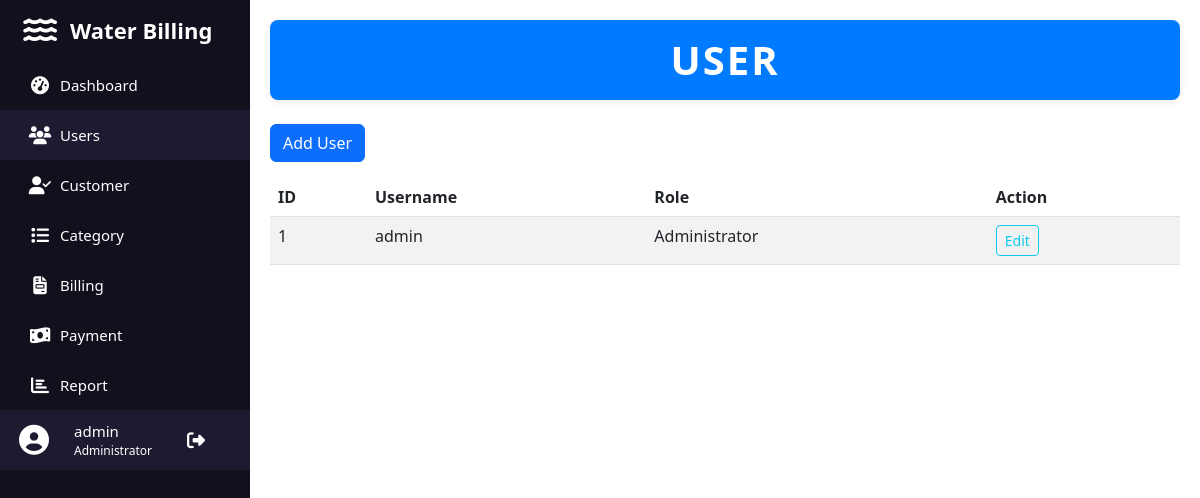
The app's page /user/index.php (signed in) with its own data.
### tables this page shows
CREATE TABLE user (
    id INT PRIMARY KEY AUTO_INCREMENT,
    username VARCHAR(100) UNIQUE NOT NULL,
    password VARCHAR(100) NOT NULL,
    role VARCHAR(50) NOT NULL
);

### user/index.php (the view, shortened to what this page needs)
<?php
$page = 'User';
include_once "../sidebar.php";
include_once "../db_conn.php";
?>
<!DOCTYPE html>
<html lang="en">
<head>
    <link href="https://cdn.jsdelivr.net/npm/bootstrap@5.3.0/dist/css/bootstrap.min.css" rel="stylesheet">
    <link rel="stylesheet" href="../assets/css/style.css">
    <link rel="stylesheet" href="https://cdnjs.cloudflare.com/ajax/libs/font-awesome/6.4.0/css/all.min.css">
    <link rel="stylesheet" href="../assets/css/style.css">
</head>
<body>
    <div class="main-content">
        <div class="header">
            <h1 class="title-page text-center py-3 mb-4" style="background: #007bff; color: #fff; border-radius: 8px; letter-spacing:2px; font-weight:700; box-shadow:0 2px 8px rgba(0,0,0,0.08);">
                <?php echo strtoupper(htmlspecialchars($page)); ?>
            </h1>
        </div>
        <div class="content">
            <div class="add mb-3">
                <a href="add.php" class="btn btn-primary">Add User</a>
            </div>
            <div class="table-responsive">
                <table id="table" class="table table-striped">
                    <thead>
                        <tr>
                            <th>ID</th>
                            <th>Username</th>
                            <th>Role</th>
                            <th>Action</th>
                        </tr>
                    </thead>
                    <tbody>
                    <?php
                    $squery = mysqli_query($conn, "SELECT * FROM user ORDER BY id ASC");
                    while ($row = mysqli_fetch_array($squery)) {
                    ?>
                        <tr>
                            <td><?php echo htmlspecialchars($row['id']); ?></td>
                            <td><?php echo htmlspecialchars($row['username']); ?></td>
                            <td><?php echo htmlspecialchars($row['role']); ?></td>
                            <td>
                                <a href="edit.php?id=<?php echo $row['id']; ?>" class="btn btn-outline-info btn-sm">Edit</a>
                            </td>
                        </tr>
                    <?php } ?>
                    </tbody>
                </table>
            </div>
        </div>
    </div>
</body>
</html>

### assets/css/style.css (style rules this page uses)
.main-content { margin-left: 250px; padding: 20px; }
.header { margin-bottom: 20px; }

### records on screen
user: id "1", username "admin", role "Administrator"

### other values on screen
$_SESSION['username'] "admin"
$_SESSION['role'] "Administrator"
$page "USER"
